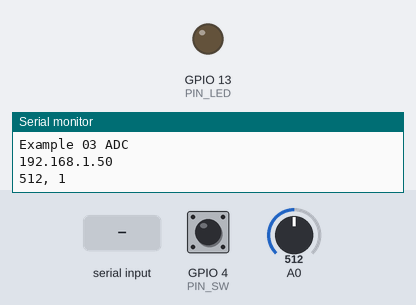
The sketch below on a simulated ESP8266 (NodeMCU). Parts: output pins drawn as LEDs (lit = HIGH), the last lines printed to the serial monitor. Dashed ring = blinking. The inputs (shaded band) are chosen by the test bench; at power-on: GPIO 4 (PIN_SW) HIGH, A0 = 512. WiFi joins after 1.5 s; servers stay silent unless stated.

Above: at 2.7 s.
2.8 s: GPIO 4 (PIN_SW) pulled LOW for 1 s
At 3.85 s:
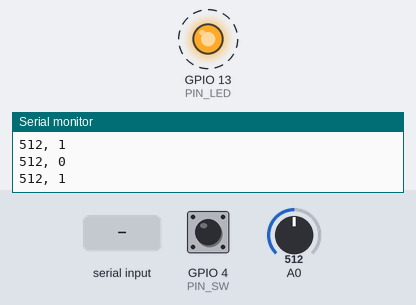
5.4 s: "1\n" received over Serial
At 6.3 s:
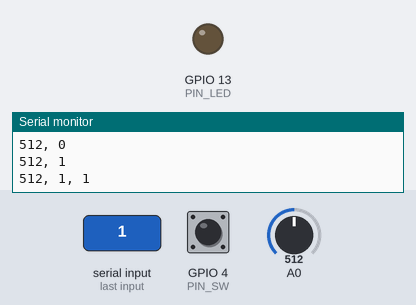
6.9 s: GPIO 4 (PIN_SW) pulled LOW for 3.2 s
At 10.15 s:
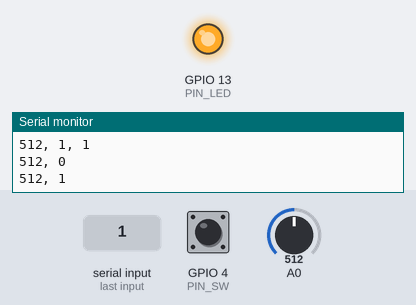
Timing chart, 0 to 11.7 s (numbered marks = the images above; inputs shaded):
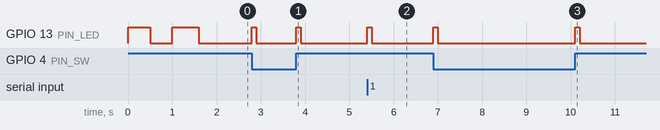

The sketch:

example03a_adc.ino
```cpp
// (licence header left out)
#include <ESP8266WiFi.h>                    // ESP8266用ライブラリ
extern "C" {
#include "user_interface.h"                 // ESP8266用の拡張IFライブラリ
}
#include <WiFiUdp.h>                        // UDP通信を行うライブラリ
#define PIN_SW 4                            // IO 4(10番ピン) にセンサを接続
#define PIN_LED 13                          // IO 13(5番ピン)にLEDを接続する
#define SSID "1234ABCD"                     // 無線LANアクセスポイントのSSID
#define PASS "password"                     // パスワード
#define SENDTO "192.168.0.255"              // 送信先のIPアドレス
#define PORT 1024                           // 送信のポート番号
#define DEVICE "adcnv_1,"                   // デバイス名(5文字+"_"+番号+",")

#define TRIG_BPS 9600                       // シリアル入力速度
#define TRIG_RISE 15                        // 上昇検出
#define TRIG_FALL 15                        // 下降検出

int adc_prev = 0;                           // 前回値（アナログ）
int din_prev = -1;                          // 前回値（デジタル）
char s[64];                                 // シリアル入力
int s_len = 0;                              // シリアル入力長

void setup(){                               // 起動時に一度だけ実行する関数
    pinMode(PIN_SW,INPUT_PULLUP);           // センサを接続したポートを入力に
    pinMode(PIN_LED,OUTPUT);                // LEDを接続したポートを出力に
    Serial.begin(TRIG_BPS);                 // シリアル出力・入力の開始
    Serial.println("Example 03 ADC");       // 「Example 03」をシリアル出力表示
    WiFi.mode(WIFI_STA);                    // 無線LANをSTAモードに設定
    WiFi.begin(SSID,PASS);                  // 無線LANアクセスポイントへ接続
    while(WiFi.status() != WL_CONNECTED){   // 接続に成功するまで待つ
        digitalWrite(PIN_LED,!digitalRead(PIN_LED));    // LEDの点滅
        delay(500);                         // 待ち時間処理
    }
    Serial.println(WiFi.localIP());         // 本機のIPアドレスをシリアル出力
}

void loop(){                                // 繰り返し実行する関数
    WiFiUDP udp;                            // UDP通信用のインスタンスを定義
    int adc,din;                            // 整数型変数adcとiを定義
    char c='\0';

    adc=system_adc_read();                  // AD変換器から値を取得
    din=digitalRead(PIN_SW);                // デジタル入力値を取得
    if(Serial.available()){
        c = Serial.read();
        if( isprint(c) ){
            s[s_len] = c;
            s_len++;
            if( s_len > 63 ) s_len=63;
            s[s_len] = '\0';
        }
    }
    if(
        ( adc > adc_prev - TRIG_FALL && adc < adc_prev + TRIG_RISE)
        && din == din_prev
        && c != '\n'
    ) return;                               // 変化が無ければloopの先頭に戻る
    digitalWrite(PIN_LED,HIGH);             // LED点灯
    udp.beginPacket(SENDTO, PORT);          // UDP送信先を設定
    udp.print(DEVICE);                      // デバイス名を送信
    udp.print(adc);                         // 変数adcの値を送信
    udp.print(", ");                        // 「,」カンマと「␣」を送信
    udp.print(din);                         // 変数dinの値を送信
    Serial.print(adc);                      // 変数adcの値をシリアル出力表示
    Serial.print(", ");                     // 「,」カンマと「␣」を出力表示
    Serial.print(din);                      // 変数dinの値をシリアル出力表示
    if(s_len > 0 && c == '\n'){
        udp.print(", ");                    // 「,」カンマと「␣」を送信
        udp.println(s);                     // 文字列変数sの内容を送信
        Serial.print(", ");                 // 「,」カンマと「␣」を出力表示
        Serial.println(s);                  // 文字列変数sの内容をシリアル出力
        s_len = 0;
    }else{
        udp.println();
        Serial.println();
    }
    udp.endPacket();                        // UDP送信の終了(実際に送信する)
    delay(100);                             // 100msの待ち時間処理
    digitalWrite(PIN_LED,LOW);              // LED消灯
    adc_prev = adc;                         // AD値を前回値として保存
    din_prev = din;                         // デジタル入力値を前回値として保存
}
```

Measured:
- after the input at 2.8 s, GPIO 13 (PIN_LED): alternates HIGH for 0.10 s and LOW for 0.90 s, starting at once
- after the input at 5.4 s, GPIO 13 (PIN_LED): LOW → HIGH at once, → LOW 0.10 s later
- after the input at 6.9 s, GPIO 13 (PIN_LED): alternates HIGH for 0.10 s and LOW for 3.1 s, 4 changes in all, then stays LOW, starting at once
